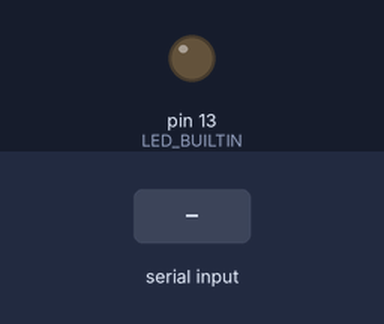
The sketch below on a simulated Arduino Uno, built with avr-gcc and run on an emulated ATmega328P. Parts: output pins drawn as LEDs (lit = HIGH). The inputs (shaded band) are chosen by the test bench.

Above: at 1.2 s.
1.3 s: "O" received over the second serial link
At 2.1 s:
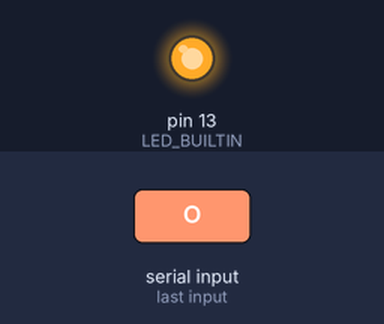
2.8 s: "1" received over the second serial link
At 3.2 s:
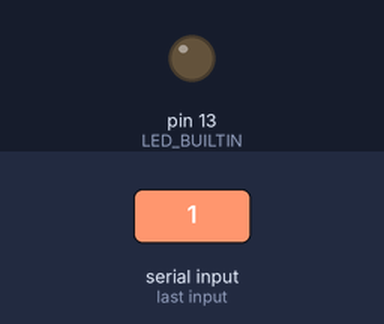
4.3 s: "o" received over the second serial link
At 5.6 s:
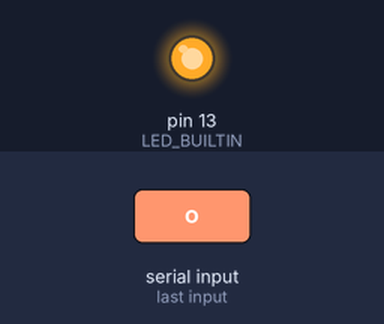
Timing chart, 0 to 7.3 s (numbered marks = the images above; inputs shaded):
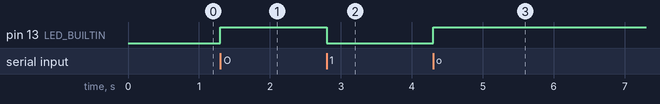

Measured:
- after the input at 1.3 s, pin 13 (LED_BUILTIN): LOW → HIGH at once
- after the input at 2.8 s, pin 13 (LED_BUILTIN): HIGH → LOW at once
- after the input at 4.3 s, pin 13 (LED_BUILTIN): LOW → HIGH at once

The sketch:

Bluetooth.ino
```cpp
#include <SoftwareSerial.h>

SoftwareSerial BTSerial(10, 11); // RX | TX

void setup()
{
	pinMode(LED_BUILTIN,OUTPUT);
	Serial.begin(38400);
	BTSerial.begin(38400);
}

char state,push;

void loop()
{
	if(BTSerial.available())
	{
		state=BTSerial.read();
		if(state=='O'||state=='o')
			digitalWrite(LED_BUILTIN,HIGH);
		else
			digitalWrite(LED_BUILTIN,LOW);
		if(Serial.available())
		{
			push=Serial.read();
			BTSerial.write(push);
		}
	}
}
```
